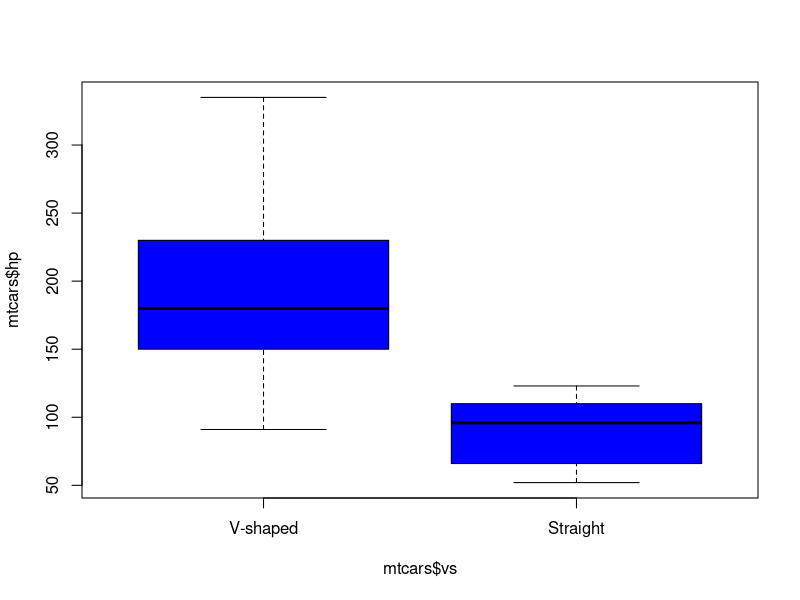
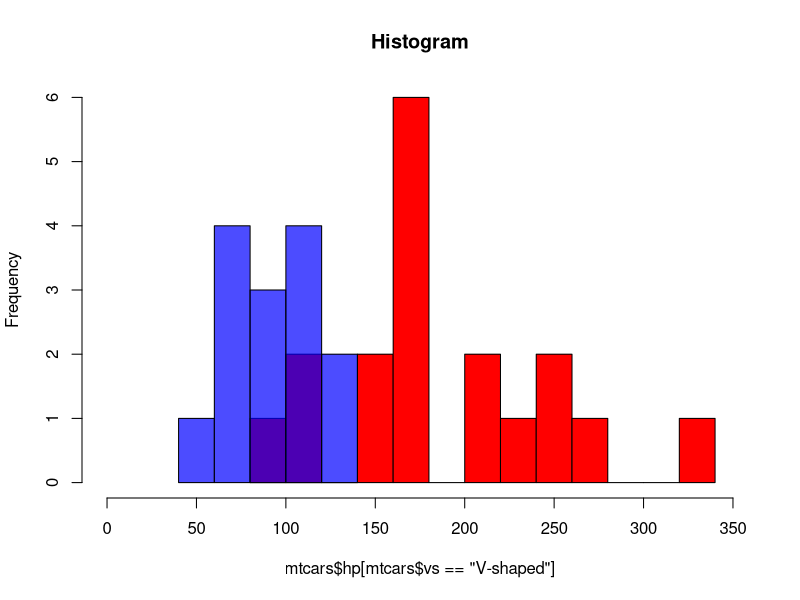
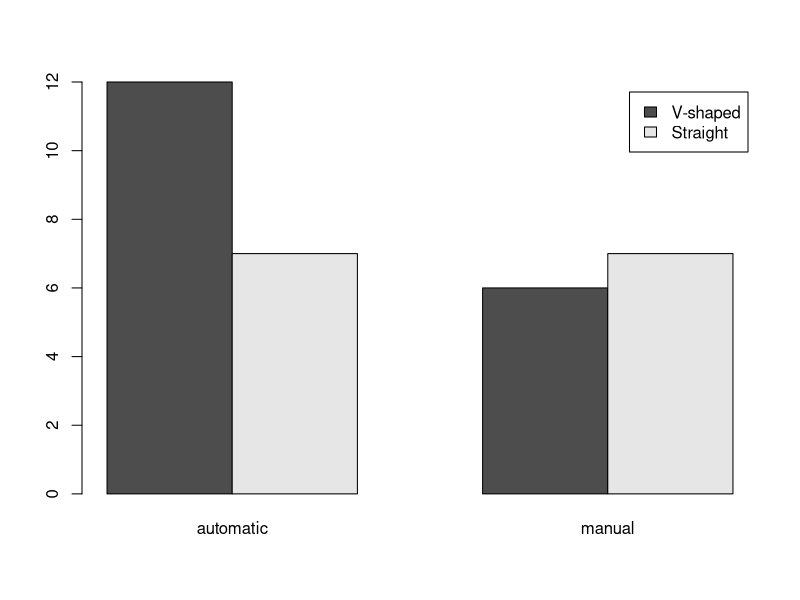
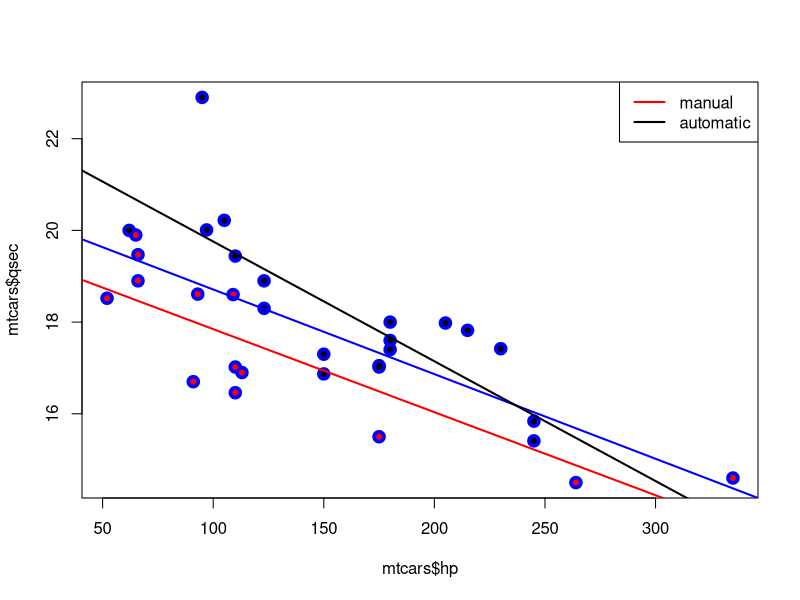

The R source for these figures, in order:
data(mtcars) ## load "mtcars" dataset into global environment
?mtcars ## getting help on "mtcars" data set

##---------- C-Q case ---------##
class(mtcars$vs) 
mtcars$vs <- factor(mtcars$vs, ## changing class of "mtcars$vs" from "numeric" to "factor"
                    levels=c(0,1), ## assigning to values "0" and "1" names of engines
                    labels=c("V-shaped","Straight")) ## assigning to values "0" and "1" names of engines
mtcars$am <- factor(mtcars$am, ## changing class of "mtcars$am" from "numeric" to "factor"
                    levels=c(0,1), ## assigning to values "0" and "1" types of transmission
                    labels=c("automatic","manual")) ## assigning to values "0" and "1" types of transmission
boxplot(mtcars$hp ~ mtcars$vs,col="blue") ## creating boxplot for values of horsepower for both types of engine
hist(mtcars$hp[mtcars$vs=="V-shaped"], col="red",breaks=10,xlim=c(0,350),main="Histogram")  # histogram of V-shaped
hist(mtcars$hp[mtcars$vs=="Straight"], col=rgb(0, 0, 1, 0.7), add=T)  # overlapping histogram of Straight

##---------- C-C case ---------##
summary(mtcars[,c(8,9)])
table(mtcars$vs,mtcars$am) ## creating two way table
addmargins(table(mtcars$vs,mtcars$am)) ## creating two way table with margins
margin.table(table(mtcars$vs,mtcars$am),1) ## row margins only
margin.table(table(mtcars$vs,mtcars$am),2) ## column margins only
barplot(table(mtcars$vs,mtcars$am),legend.text = T,beside=T) ## creating barplot

##---------- C-C case ---------##
mtcars[,c(4,7)]
plot(mtcars$hp,mtcars$qsec,pch=20,col="blue",cex=2.5) ## creating a plot
points(mtcars$hp[mtcars$am=="automatic"],mtcars$qsec[mtcars$am=="automatic"],col="black",pch=20) ## adding a layer of points for "automatic" transmission only
points(mtcars$hp[mtcars$am=="manual"],mtcars$qsec[mtcars$am=="manual"],col="red",pch=20) ## adding a layer of points for "manual" transmission only
model.full <- lm(mtcars$qsec~mtcars$hp) ## linear regression
model.auto <- lm(mtcars$qsec~mtcars$hp,subset=mtcars$am=="automatic") ## linear regression for "automatic" only
model.man <- lm(mtcars$qsec~mtcars$hp,subset=mtcars$am=="manual") ## linear regression for "manual" only
abline(model.full,lwd=2,col="blue") ## adding regression line to plot
abline(model.auto,lwd=2,col="black") ## adding regression line to plot for "automatic" only
abline(model.man,lwd=2,col="red") ## adding regression line to plot for "manual" only
legend("topright",legend=c("manual","automatic"),col=c("red","black"),lwd=2) ## adding legend to the plot